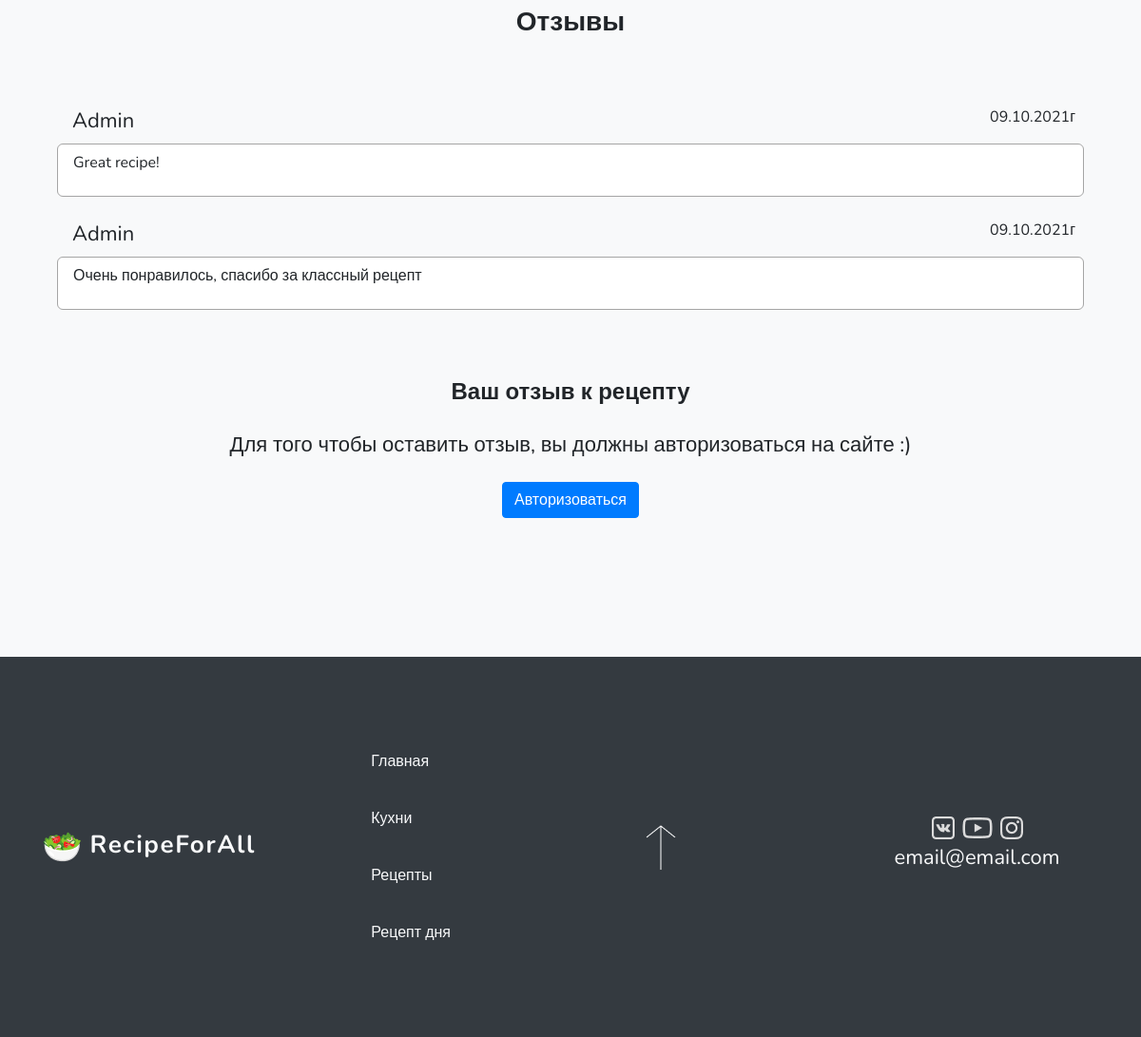
Before: /recipe/1 (lower part) with the older database file.
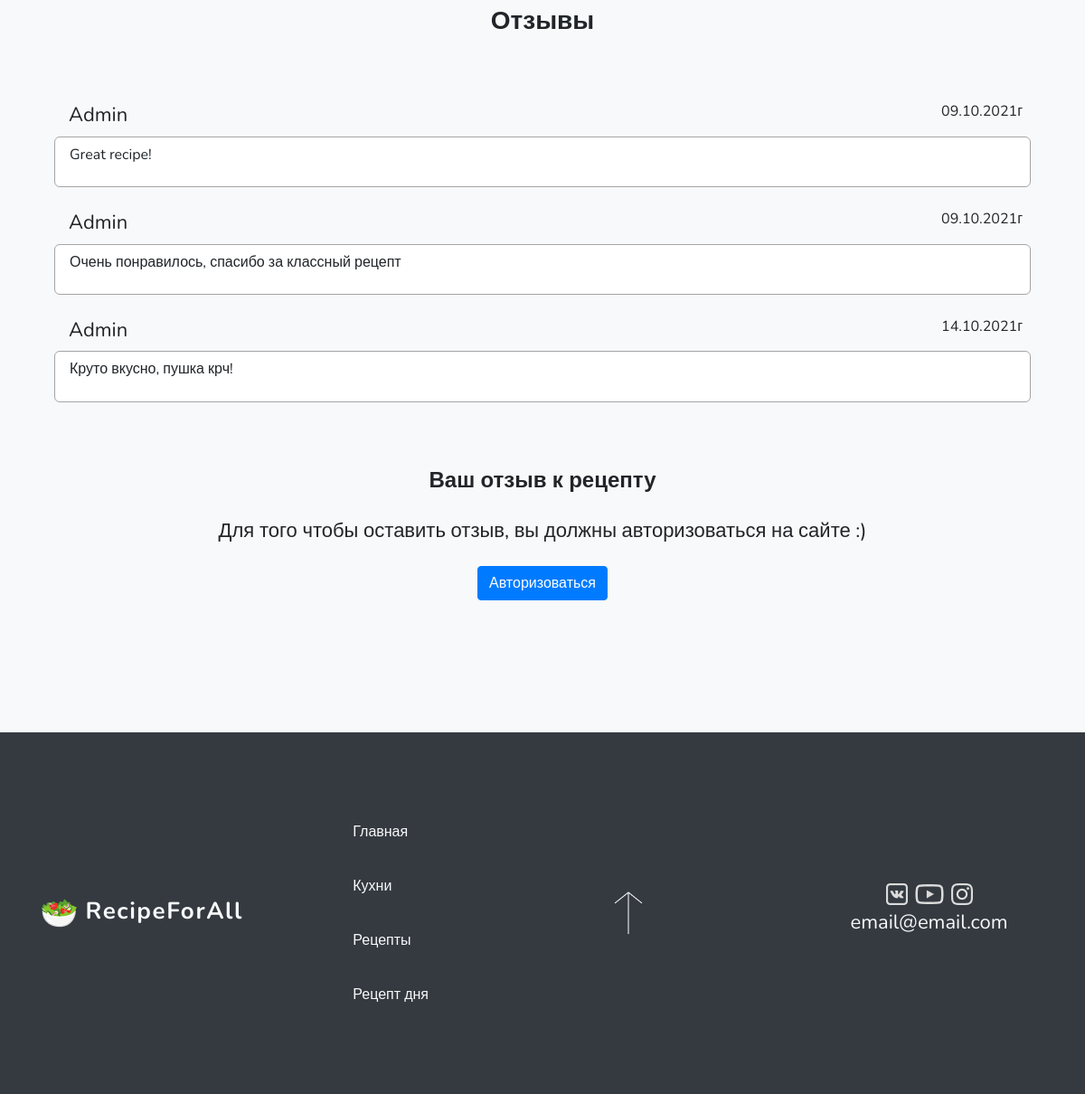
After: the same page with the newer database file.
### recept/models.py (models this page shows, shortened)
class Comment(models.Model):
    recipe = models.ForeignKey(Recipe, on_delete=models.CASCADE, verbose_name='Рецепт')
    user = models.ForeignKey(User, on_delete=models.CASCADE, verbose_name='Пользователь')
    text = models.TextField(blank=False, verbose_name='Комментарий')
    time = models.DateTimeField(auto_now_add=True, verbose_name='Время создания')
    class Meta:
        verbose_name = 'Отзыв'
        verbose_name_plural = 'Отзывы'

### recept/views.py (the view, shortened to what this page needs)
# urls.py: path('recipe/<slug:slug>', RecipeView.as_view(), name='recipe'),
class RecipeView(View):
    def get(self, request, slug):
        if slug != 'all':
            form = CommentForm(request.POST or None)
            categorys = Category.objects.all()
            kitchens = Kitchen.objects.all()
            stages = Stage.objects.filter(recipe=slug)
            recipeOfDay = Recipe.objects.first()
            recipe = Recipe.objects.get(id=slug)
            comments = Comment.objects.filter(recipe=slug)
            ingredients = Ingredient.objects.filter(recipe=slug)
            context = {
                'form': form, "categorys": categorys, "kitchens": kitchens, "comments": comments,
                "ingredients": ingredients, "stages": stages, "recipe": recipe, "recipeOfDay": recipeOfDay
            }
            return render(request, 'recept/recipe.html', context)

### recept/models.py (called while the page is built)
    def __str__(self):
        return self.nameCategory

### recept/templates/recept/recipe.html (shortened to what this page needs)
{% extends "recept/index.html" %}
{% load static %}
{% load crispy_forms_tags %}
{% block five %}
    <div class="razdel bg-light">
        <div class="container">
            <h2 class="text-center mb-6">Отзывы</h2>
            {% if comments %}
                {% for comment in comments %}
                    <div class="col-md-12 my-4">
                        <div class="row">
                            <div class="col-md-6">
                                <h4 class="mb-0 pl-3">{{ comment.user|capfirst }}</h4>
                            </div>
                            <div class="col-md-6 text-right pr-4">
                                <p>{{ comment.time|date:"d.m.Yг" }}</p>
                            </div>
                        </div>
                        <div class="col-md-12 comment">
                            <div class="">
                                <p>{{ comment.text|capfirst }}</p>
                            </div>
                        </div>
                    </div>
                {% endfor %}
            {% else %}
                <div class="col-md-12">
                    <h4>Отзывов пока что нет</h4>
                </div>
            {% endif %}
            <h3 class="text-center mt-6 mb-4">Ваш отзыв к рецепту</h2>
            {% if request.user.is_authenticated %}
                <form  action="{% url 'recipe' recipe.id %}" method="post">
                    {% csrf_token %}
                    {{ form|crispy }}
                    <div class="text-right">
                        <button type="submit" class="btn btn-success">Отправить</button>
                    </div>
                </form>
            {% else %}
                <div class="text-center">
                    <h4>Для того чтобы оставить отзыв, вы должны авторизоваться на сайте :)</h4>
                    <a href="{% url 'sign_in' %}" class="btn btn-primary my-3">Авторизоваться</a>
                </div>
            {% endif %}
        </div>
    </div>
{% endblock %}

Changed rows visible on the page:
added Comment: user "Admin", time "14.10.2021г", text "Круто вкусно, пушка крч!"
